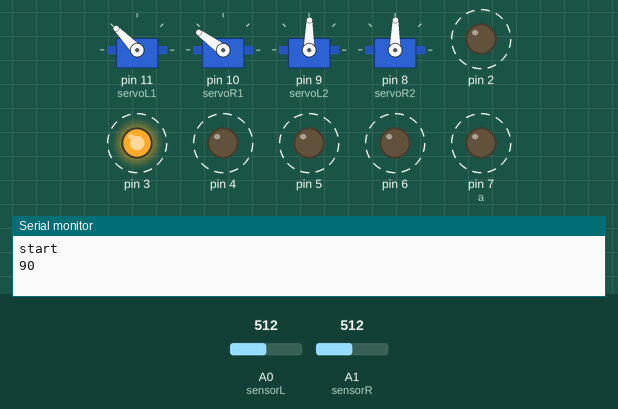
The sketch below on a simulated Arduino Uno, built with avr-gcc and run on an emulated ATmega328P. On the bench: 4 × servo, output pins drawn as LEDs (lit = HIGH), the last lines printed to the serial monitor. Dashed ring = blinking. Inputs (shaded band) come from the test bench; at power-on: A0 (sensorL) = 512, A1 (sensorR) = 512.

Above: at 7.7 s.
7.8 s: A0 (sensorL) set to 716
At 8.08 s:
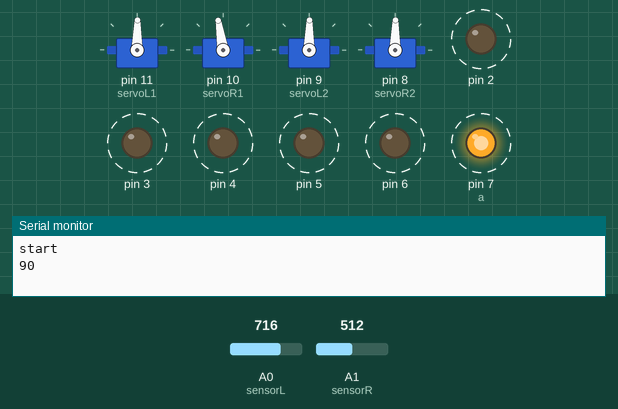
10.8 s: A1 (sensorR) set to 900
At 11.4 s:
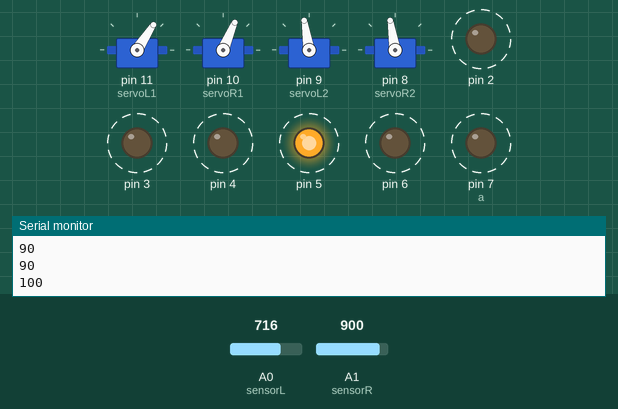
13.8 s: A1 (sensorR) set to 1023
At 15.21 s:
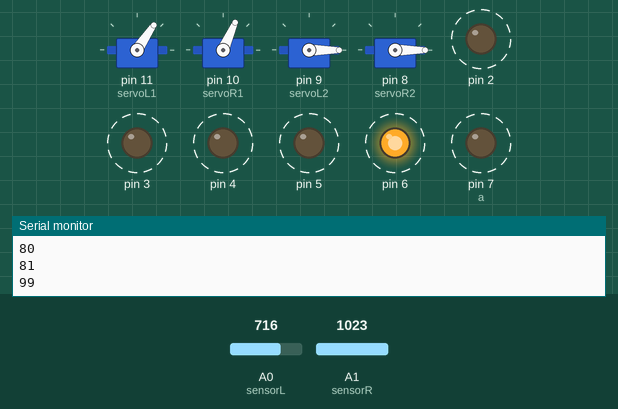
16.8 s: A0 (sensorL) set to 900
Timing chart, 0 to 35.3 s (numbered marks = the images above; inputs shaded):
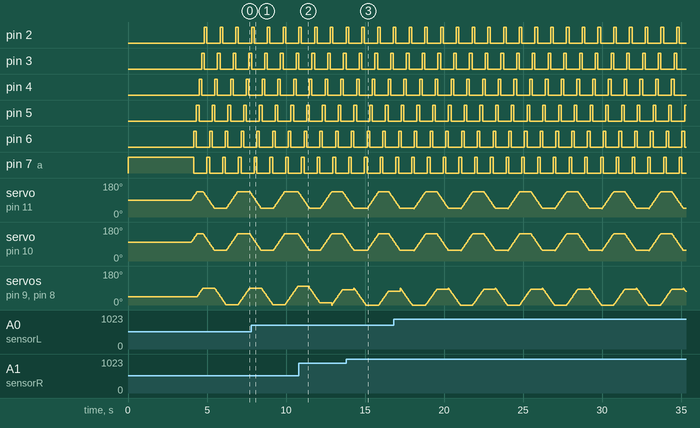

Measured:
- by itself, pin 2–6, pin 7 (a): alternates HIGH for 0.17 s and LOW for 0.83 s

The sketch:

arduino_uno.ino
```cpp
/*
Arduino Servo Test sketch
*/
#include "MsTimer2.h"
#include <Servo.h>

#define sensorR A1
#define sensorL A0

Servo servoL1; // Define our Servo
Servo servoR1;
Servo servoL2; // Define our Servo
Servo servoR2;

int oneStep=90;
int cpL1=90;
int cpR1=100;
int cpL2=90-oneStep/2;
int cpR2=90-oneStep/2;
int angleL=45;
int angleR=45;
int ledCounter=0;
int mDelay=8;

int d_oneStep=0;
float k=0.05;

void setup()
{
   servoL1.attach(11); // servo on digital pin 10
   servoR1.attach(10); // servo on digital pin 11
   servoL2.attach(9); // servo on digital pin 12
   servoR2.attach(8); // servo on digital pin 13

   pinMode(7, OUTPUT);
   digitalWrite(7, HIGH);
   pinMode(6, OUTPUT);
   pinMode(5, OUTPUT);
   pinMode(4, OUTPUT);
   pinMode(3, OUTPUT);
   pinMode(2, OUTPUT);
   pinMode(1, INPUT);
   Serial.begin(9600);

   MsTimer2::set(1000/6, callback); // 500ms period
   startPosition();

   while(digitalRead(1)==HIGH){
   }
   Serial.println("start");
   delay(2000);

   MsTimer2::start();
   firstStep(mDelay);
}
void loop()
{
     go(mDelay);
}

void startPosition(){
  servoR1.write(cpR1);
  servoL1.write(cpL1);
  servoR2.write(cpR2);
  servoL2.write(cpL2);
  delay(2000);
}

void firstStep(int mDelay){
  // przechyl na lewo
    for(int i=0; i<angleL; i++){
      servoR1.write(cpR1+i);
      servoL1.write(cpL1+i);
    delay(mDelay);
    }
    servoR2.write(cpR2);
    servoL2.write(cpL2);

    // obroc na stopie
    for(int i=0; i<oneStep/2; i++){
      servoL2.write(cpL2+i);
      servoR2.write(cpR2+i);
      delay(mDelay);
    }
    // wyprostuj sie
    for(int i=angleL; i>0; i--){
      servoR1.write(cpR1+i);
      servoL1.write(cpL1+i);
      delay(mDelay);
    }
    // przechyl na prawo
    for(int i=0; i<angleL; i++){
      servoR1.write(cpR1-i);
      servoL1.write(cpL1-i);
    delay(mDelay);
    }
    servoR2.write(cpR2);
    servoL2.write(cpL2);

    // obroc na stopie
    for(int i=0; i<oneStep; i++){
      servoL2.write(cpL2+oneStep/2-i);
      servoR2.write(cpR2+oneStep/2-i);
      delay(mDelay);
    }
    // wyprostuj sie
    for(int i=angleL; i>0; i--){
      servoR1.write(cpR1-i);
      servoL1.write(cpL1-i);
      delay(mDelay);
    }
}

void go(int mDelay){
  int d_maxL=analogRead(sensorL);
  int d_maxR=analogRead(sensorR);

   // przechyl na lewo
    for(int i=0; i<angleL; i++){
      servoR1.write(cpR1+i);
      servoL1.write(cpL1+i);
    delay(mDelay);
    }
    servoR2.write(cpR2);
    servoL2.write(cpL2);

    // obroc na stopie
    Serial.println(oneStep+d_oneStep);
    for(int i=0; i<oneStep+d_oneStep; i++){
      servoL2.write(cpL2-oneStep/2+i);
      servoR2.write(cpR2-oneStep/2+i);

      if(analogRead(sensorR)>d_maxR){
        d_maxR=analogRead(sensorR);
      }
      if(analogRead(sensorL)>d_maxL){
        d_maxL=analogRead(sensorL);
      }

      delay(mDelay);
    }
    // wyprostuj sie
    for(int i=angleL; i>0; i--){
      servoR1.write(cpR1+i);
      servoL1.write(cpL1+i);
      delay(mDelay);
    }
    // przechyl na prawo
    for(int i=0; i<angleR; i++){
      servoR1.write(cpR1-i);
      servoL1.write(cpL1-i);
    delay(mDelay);
    }
    // obroc na stopie
    Serial.println(oneStep-d_oneStep);
    for(int i=0; i<oneStep-d_oneStep; i++){
      servoL2.write(cpL2+oneStep/2-i);
      servoR2.write(cpR2+oneStep/2-i);

      if(analogRead(sensorR)>d_maxR){
        d_maxR=analogRead(sensorR);
      }
      if(analogRead(sensorL)>d_maxL){
        d_maxL=analogRead(sensorL);
      }

      delay(mDelay);
    }
     // wyprostuj sie
    for(int i=angleR; i>0; i--){
      servoR1.write(cpR1-i);
      servoL1.write(cpL1-i);
      delay(mDelay);
    }

    d_oneStep=k*(d_maxL-d_maxR);
}

void callback()
{
  int a=7;
  if(digitalRead(a)==HIGH){
    digitalWrite(a, digitalRead(a) ^ 1);
    digitalWrite(a-1,HIGH);
  }else if (digitalRead(6)==HIGH){
    digitalWrite(6, digitalRead(6) ^ 1);
    digitalWrite(6-1,HIGH);
  }else if (digitalRead(5)==HIGH){
    digitalWrite(5, digitalRead(5) ^ 1);
    digitalWrite(5-1,HIGH);
  }
  else if (digitalRead(4)==HIGH){
    digitalWrite(4, digitalRead(4) ^ 1);
    digitalWrite(4-1,HIGH);
  }
  else if (digitalRead(3)==HIGH){
    digitalWrite(3, digitalRead(3) ^ 1);
    digitalWrite(3-1,HIGH);
  }
  else if (digitalRead(2)==HIGH){
    digitalWrite(2, digitalRead(2) ^ 1);
    digitalWrite(7,HIGH);
  }
}

void callback1(){
  ledCounter++;
  switch (ledCounter%6){
  case 1:
    digitalWrite(7, HIGH);
    digitalWrite(6,LOW);
    digitalWrite(5,LOW);
    digitalWrite(4,LOW);
    digitalWrite(3,LOW);
    digitalWrite(2,LOW);
    break;
   case 2:
    digitalWrite(6, HIGH);
    break;
    case 3:
    digitalWrite(5, HIGH);
    break;
   case 4:
    digitalWrite(4, HIGH);
    break;
    case 5:
    digitalWrite(3, HIGH);
    break;
   default:
    digitalWrite(2, HIGH);
    break;
  }
}
```
